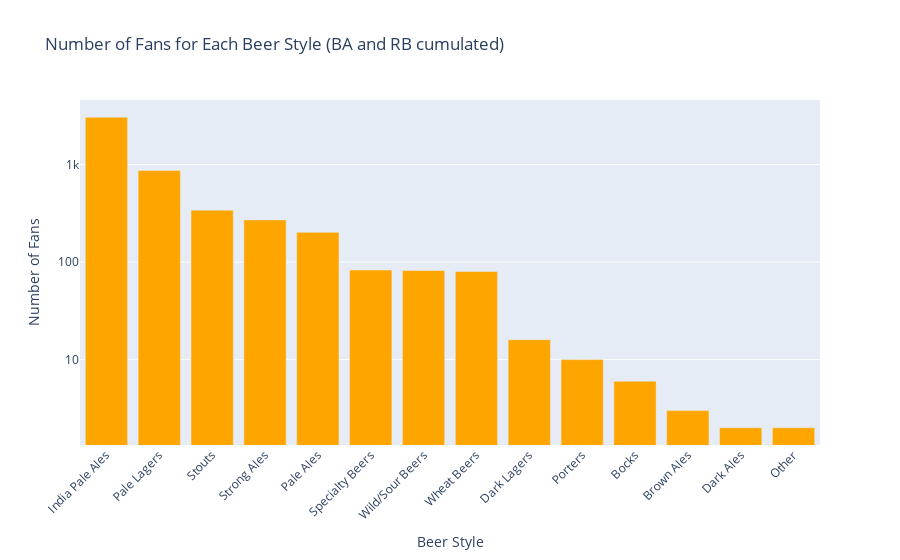

Notebook code for this chart:
### Markdown cell above
### Fanbase for each beer style

### Code cell
plot_df = fan_per_style.reset_index()
plot_df.columns = ['Style', 'Number of Fans']

fig = px.bar(plot_df, x='Style', y='Number of Fans',
             labels={'Number of fans': 'Number of fans (log scale)', 'Style': 'Beer Style'},
             title='Number of Fans for Each Beer Style (BA and RB cumulated)',
             log_y=True,
             color_discrete_sequence=['orange']
             )
fig.update_yaxes(tickvals=[1, 10, 100, 1000, 10000],
                 ticktext=['1', '10', '100', '1k', '10k'])
                 
fig.update_layout(xaxis=dict(tickangle=-45, tickmode='array'))

fig.show()

### Figure 1 — Plotly figure (JSON) as saved in the notebook; plotly's stock layout.template omitted (floating-point values rounded to 4 significant figures)
{"data": [{"alignmentgroup": "True", "hovertemplate": "Beer Style=%{x}<br>Number of Fans=%{y}<extra></extra>", "legendgroup": "", "marker": {"color": "orange", "pattern": {"shape": ""}}, "name": "", "offsetgroup": "", "orientation": "v", "showlegend": false, "textposition": "auto", "type": "bar", "x": ["India Pale Ales", "Pale Lagers", "Stouts", "Strong Ales", "Pale Ales", "Specialty Beers", "Wild/Sour Beers", "Wheat Beers", "Dark Lagers", "Porters", "Bocks", "Brown Ales", "Dark Ales", "Other"], "xaxis": "x", "y": [3061, 872, 341, 271, 202, 83, 82, 80, 16, 10, 6, 3, 2, 2], "yaxis": "y"}], "layout": {"barmode": "relative", "legend": {"tracegroupgap": 0}, "title": {"text": "Number of Fans for Each Beer Style (BA and RB cumulated)"}, "xaxis": {"anchor": "y", "domain": [0, 1], "tickangle": -45, "tickmode": "array", "title": {"text": "Beer Style"}}, "yaxis": {"anchor": "x", "domain": [0, 1], "ticktext": ["1", "10", "100", "1k", "10k"], "tickvals": [1, 10, 100, 1000, 10000], "title": {"text": "Number of Fans"}, "type": "log"}}}
